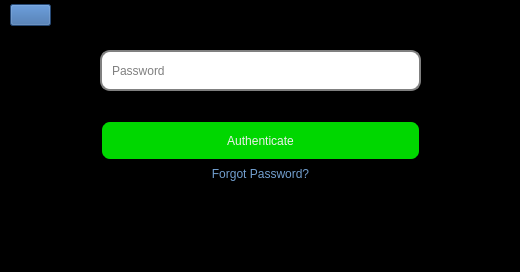
<?xml version="1.0" encoding="UTF-8"?>
<ui version="4.0">
 <class>MainWindow</class>
 <widget class="QMainWindow" name="MainWindow">
  <property name="geometry">
   <rect>
    <x>0</x>
    <y>0</y>
    <width>520</width>
    <height>272</height>
   </rect>
  </property>
  <property name="focusPolicy">
   <enum>Qt::NoFocus</enum>
  </property>
  <property name="windowTitle">
   <string>Authenticaton</string>
  </property>
  <property name="styleSheet">
   <string notr="true">background-color: rgb(0, 0, 0);</string>
  </property>
  <widget class="QWidget" name="centralwidget">
   <property name="styleSheet">
    <string notr="true">QPushButton#submit {
   background-color: rgb(0, 215, 0);
	border: 2px solid black;
	border-radius: 10px;
 }
 QPushButton#submit:hover {
     background-color: rgb(0, 230, 0);
 }
QPushButton#submit:pressed {
     background-color: rgb(0, 190, 0);     
 }</string>
   </property>
   <widget class="QWidget" name="gridLayoutWidget">
    <property name="geometry">
     <rect>
      <x>100</x>
      <y>50</y>
      <width>321</width>
      <height>41</height>
     </rect>
    </property>
    <layout class="QGridLayout" name="gridLayout">
     <item row="0" column="0">
      <widget class="QLineEdit" name="password">
       <property name="sizePolicy">
        <sizepolicy hsizetype="Expanding" vsizetype="Expanding">
         <horstretch>0</horstretch>
         <verstretch>0</verstretch>
        </sizepolicy>
       </property>
       <property name="mouseTracking">
        <bool>false</bool>
       </property>
       <property name="focusPolicy">
        <enum>Qt::StrongFocus</enum>
       </property>
       <property name="styleSheet">
        <string notr="true">border: 2px solid gray;
border-radius: 10px;
padding: 0 8px;
background: white;
selection-background-color: darkgray;</string>
       </property>
       <property name="text">
        <string/>
       </property>
       <property name="echoMode">
        <enum>QLineEdit::Password</enum>
       </property>
       <property name="placeholderText">
        <string>Password</string>
       </property>
      </widget>
     </item>
    </layout>
   </widget>
   <widget class="QWidget" name="gridLayoutWidget_2">
    <property name="geometry">
     <rect>
      <x>100</x>
      <y>120</y>
      <width>321</width>
      <height>61</height>
     </rect>
    </property>
    <layout class="QGridLayout" name="gridLayout_2">
     <item row="0" column="0">
      <widget class="QPushButton" name="submit">
       <property name="sizePolicy">
        <sizepolicy hsizetype="Preferred" vsizetype="Expanding">
         <horstretch>0</horstretch>
         <verstretch>0</verstretch>
        </sizepolicy>
       </property>
       <property name="mouseTracking">
        <bool>true</bool>
       </property>
       <property name="styleSheet">
        <string notr="true">color: rgb(238, 238, 236);
font: 75 12pt &quot;Ubuntu Mono&quot;;
</string>
       </property>
       <property name="text">
        <string>Authenticate</string>
       </property>
       <property name="checkable">
        <bool>false</bool>
       </property>
      </widget>
     </item>
     <item row="1" column="0">
      <widget class="QLabel" name="label">
       <property name="focusPolicy">
        <enum>Qt::StrongFocus</enum>
       </property>
       <property name="styleSheet">
        <string notr="true">color: rgb(114, 159, 207);</string>
       </property>
       <property name="lineWidth">
        <number>0</number>
       </property>
       <property name="text">
        <string>Forgot Password?</string>
       </property>
       <property name="alignment">
        <set>Qt::AlignCenter</set>
       </property>
      </widget>
     </item>
    </layout>
   </widget>
   <widget class="QWidget" name="gridLayoutWidget_3">
    <property name="geometry">
     <rect>
      <x>10</x>
      <y>0</y>
      <width>41</width>
      <height>31</height>
     </rect>
    </property>
    <layout class="QGridLayout" name="gridLayout_3">
     <item row="0" column="0">
      <widget class="QPushButton" name="back">
       <property name="styleSheet">
        <string notr="true">background-color: rgb(52, 101, 164);</string>
       </property>
       <property name="text">
        <string/>
       </property>
       <property name="icon">
        <iconset theme="back">
         <normaloff>.</normaloff>.</iconset>
       </property>
       <property name="iconSize">
        <size>
         <width>20</width>
         <height>20</height>
        </size>
       </property>
      </widget>
     </item>
    </layout>
   </widget>
  </widget>
  <widget class="QMenuBar" name="menubar">
   <property name="geometry">
    <rect>
     <x>0</x>
     <y>0</y>
     <width>520</width>
     <height>22</height>
    </rect>
   </property>
  </widget>
  <widget class="QStatusBar" name="statusbar"/>
 </widget>
 <resources/>
 <connections/>
</ui>
